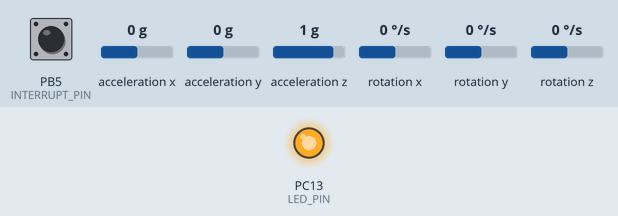
Recording of a program running on a simulated STM32 Blue Pill. Shown: output pins drawn as LEDs (lit = HIGH). The inputs (shaded band) are chosen by the test bench; at power-on: PB5 (INTERRUPT_PIN) LOW, acceleration x 0 g, acceleration y 0 g, acceleration z 1 g, rotation x 0 °/s, rotation y 0 °/s, rotation z 0 °/s. The sensor or clock chip raises its interrupt line as the real part does.

Above: at 0.55 s.
At 5.5 s:
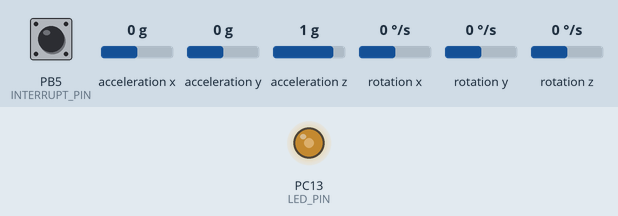
Timing chart, 0 to 7.0 s (numbered marks = the images above):
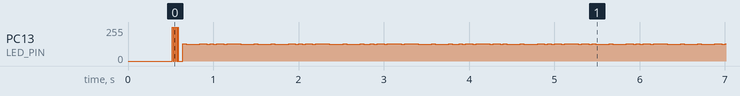

The program:

main.cpp
```cpp
#include	<Arduino.h>
#include	<Wire.h>
#include	<I2Cdev.h>
#include	<MPU6050_6Axis_MotionApps20.h>

MPU6050			mpu;
HardwareSerial	rxtx(PA_10, PA_9);
uint8_t			erty = 255;

//#define	OUTPUT_READABLE_QUATERNION
#define		OUTPUT_READABLE_EULER
//#define	OUTPUT_READABLE_YAWPITCHROLL
//#define	OUTPUT_READABLE_REALACCEL
//#define	OUTPUT_READABLE_WORLDACCEL

#define		INTERRUPT_PIN PB5	//	use pin PB5 on STM32F103C8T6
#define		LED_PIN PC13		//	use pin PC13 on STM32F103C8T6

bool blinkState = false;

// MPU control/status vars
bool		dmpReady = false;	//	set true if DMP init was successful
uint8_t		mpuIntStatus;		//	holds actual interrupt status byte from MPU
uint8_t		devStatus;			//	return status after each device operation (0 = success, !0 = error)
uint16_t	packetSize;			//	expected DMP packet size (default is 42 bytes)
uint16_t	fifoCount;			//	count of all bytes currently in FIFO
uint8_t		fifoBuffer[64];		//	FIFO storage buffer

//	orientation/motion vars
Quaternion	q;			//	[w, x, y, z]         quaternion container
VectorInt16	aa;			//	[x, y, z]            accel sensor measurements
VectorInt16	aaReal;		//	[x, y, z]            gravity-free accel sensor measurements
VectorInt16	aaWorld;	//	[x, y, z]            world-frame accel sensor measurements
VectorFloat	gravity;	//	[x, y, z]            gravity vector
float euler[3];			//	[psi, theta, phi]    Euler angle container
float euler_f[3];		//	[psi, theta, phi]    Euler angle container
float ypr[3];			//	[yaw, pitch, roll]   yaw/pitch/roll container and gravity vector

volatile bool	mpuInterrupt = false;	//	indicates whether MPU interrupt pin has gone high

void dmpDataReady() {
	mpuInterrupt = true;
}

void setup() {
	//	oin I2C bus (I2Cdev library doesn't do this automatically)
	#if I2CDEV_IMPLEMENTATION == I2CDEV_ARDUINO_WIRE
		Wire.begin();
		Wire.setClock(400000);	//	400kHz I2C clock. Comment this line if having compilation difficulties
	#elif I2CDEV_IMPLEMENTATION == I2CDEV_BUILTIN_FASTWIRE
		Fastwire::setup(400, true);
	#endif

	rxtx.begin(115200);
//	delay(500);
	//	initialize device
	rxtx.println(F("Initializing I2C devices..."));
	mpu.initialize();
	pinMode(INTERRUPT_PIN, INPUT);
//	delay(500);

	//	verify connection
	rxtx.println(F("Testing device connections..."));
//	delay(500);
	rxtx.println(mpu.testConnection() ? F("MPU6050 connection successful") : F("MPU6050 connection failed"));
//	delay(500);

	// load and configure the DMP
	rxtx.println(F("Initializing DMP..."));
//	delay(500);
	devStatus = mpu.dmpInitialize();
//	delay(500);

	// make sure it worked (returns 0 if so)
	rxtx.println(devStatus);
//	delay(500);
	if (devStatus == 0) {
		//	Calibration Time: generate offsets and calibrate our MPU6050
		mpu.CalibrateAccel(6);
		mpu.CalibrateGyro(6);
//		mpu.PrintActiveOffsets();
		// turn on the DMP, now that it's ready
		rxtx.println(F("Enabling DMP..."));
		mpu.setDMPEnabled(true);
	rxtx.println(F("Enabling DMP PASSED..."));
//	delay(500);

		//	enable Arduino interrupt detection
		rxtx.print(F("Enabling interrupt detection (Arduino external interrupt "));
		rxtx.print(digitalPinToInterrupt(INTERRUPT_PIN));
		rxtx.println(F(")..."));
		attachInterrupt(digitalPinToInterrupt(INTERRUPT_PIN), dmpDataReady, RISING);
		mpuIntStatus = mpu.getIntStatus();

		// set our DMP Ready flag so the main loop() function knows it's okay to use it
		rxtx.println(F("DMP ready! Waiting for first interrupt..."));
		dmpReady = true;

		// get expected DMP packet size for later comparison
		packetSize = mpu.dmpGetFIFOPacketSize();
	}
	else {
		// ERROR!
		// 1 = initial memory load failed
		// 2 = DMP configuration updates failed
		// (if it's going to break, usually the code will be 1)
		rxtx.print(F("DMP Initialization failed (code "));
		rxtx.print(devStatus);
		rxtx.println(F(")"));
	}

	// configure LED for output
	pinMode(LED_PIN, OUTPUT);

//	euler_f[0] = 1.1;
//	euler_f[1] = 1.1;
//	euler_f[2] = 1.1;
}

// ================================================================
// ===                    MAIN PROGRAM LOOP                     ===
// ================================================================

void loop() {
	// if programming failed, don't try to do anything
	if (!dmpReady) return;
	// read a packet from FIFO
	if (mpuInterrupt && mpu.dmpGetCurrentFIFOPacket(fifoBuffer)) { // Get the Latest packet
//	if (mpu.dmpGetCurrentFIFOPacket(fifoBuffer)) { // Get the Latest packet

	#ifdef OUTPUT_READABLE_QUATERNION
			//	display quaternion values in easy matrix form: w x y z
			mpu.dmpGetQuaternion(&q, fifoBuffer);
			Serial.print("quat\t");
			Serial.print(q.w);
			Serial.print("\t");
			Serial.print(q.x);
			Serial.print("\t");
			Serial.print(q.y);
			Serial.print("\t");
			Serial.println(q.z);
		#endif

		#ifdef OUTPUT_READABLE_EULER
			// display Euler angles in degrees
			mpu.dmpGetQuaternion(&q, fifoBuffer);
			mpu.dmpGetEuler(euler, &q);
			//	Float - Little Endian (DCBA)
			rxtx.write((byte*)&erty, 1);
//			rxtx.write((byte*)&euler_f[0], 4);
//			rxtx.write((byte*)&euler_f[1], 4);
//			rxtx.write((byte*)&euler_f[2], 4);
			euler[0] = euler[0] * 180/M_PI;
			euler[1] = euler[1] * 180/M_PI;
			euler[2] = euler[2] * 180/M_PI;
			rxtx.write((byte*)&euler[0], 4);
			rxtx.write((byte*)&euler[1], 4);
			rxtx.write((byte*)&euler[2], 4);
		#endif

		#ifdef OUTPUT_READABLE_YAWPITCHROLL
			// display Euler angles in degrees
			mpu.dmpGetQuaternion(&q, fifoBuffer);
			mpu.dmpGetGravity(&gravity, &q);
			mpu.dmpGetYawPitchRoll(ypr, &q, &gravity);
			_rs485.print("ypr\t");
			_rs485.print(ypr[0] * 180/M_PI);
			_rs485.print("\t");
			_rs485.print(ypr[1] * 180/M_PI);
			_rs485.print("\t");
			_rs485.println(ypr[2] * 180/M_PI);
		#endif

		#ifdef OUTPUT_READABLE_REALACCEL
			// display real acceleration, adjusted to remove gravity
			mpu.dmpGetQuaternion(&q, fifoBuffer);
			mpu.dmpGetAccel(&aa, fifoBuffer);
			mpu.dmpGetGravity(&gravity, &q);
			mpu.dmpGetLinearAccel(&aaReal, &aa, &gravity);
			Serial.print("areal\t");
			Serial.print(aaReal.x);
			Serial.print("\t");
			Serial.print(aaReal.y);
			Serial.print("\t");
			Serial.println(aaReal.z);
		#endif

		#ifdef OUTPUT_READABLE_WORLDACCEL
			// display initial world-frame acceleration, adjusted to remove gravity
			// and rotated based on known orientation from quaternion
			mpu.dmpGetQuaternion(&q, fifoBuffer);
			mpu.dmpGetAccel(&aa, fifoBuffer);
			mpu.dmpGetGravity(&gravity, &q);
			mpu.dmpGetLinearAccel(&aaReal, &aa, &gravity);
			mpu.dmpGetLinearAccelInWorld(&aaWorld, &aaReal, &q);
			Serial.print("aworld\t");
			Serial.print(aaWorld.x);
			Serial.print("\t");
			Serial.print(aaWorld.y);
			Serial.print("\t");
			Serial.println(aaWorld.z);
		#endif

		#ifdef OUTPUT_TEAPOT
			// display quaternion values in InvenSense Teapot demo format:
			teapotPacket[2] = fifoBuffer[0];
			teapotPacket[3] = fifoBuffer[1];
			teapotPacket[4] = fifoBuffer[4];
			teapotPacket[5] = fifoBuffer[5];
			teapotPacket[6] = fifoBuffer[8];
			teapotPacket[7] = fifoBuffer[9];
			teapotPacket[8] = fifoBuffer[12];
			teapotPacket[9] = fifoBuffer[13];
			Serial.write(teapotPacket, 14);
			teapotPacket[11]++; // packetCount, loops at 0xFF on purpose
		#endif

		// blink LED to indicate activity
		blinkState = !blinkState;
		digitalWrite(LED_PIN, blinkState);
		mpuInterrupt = false;
	}
}
```
